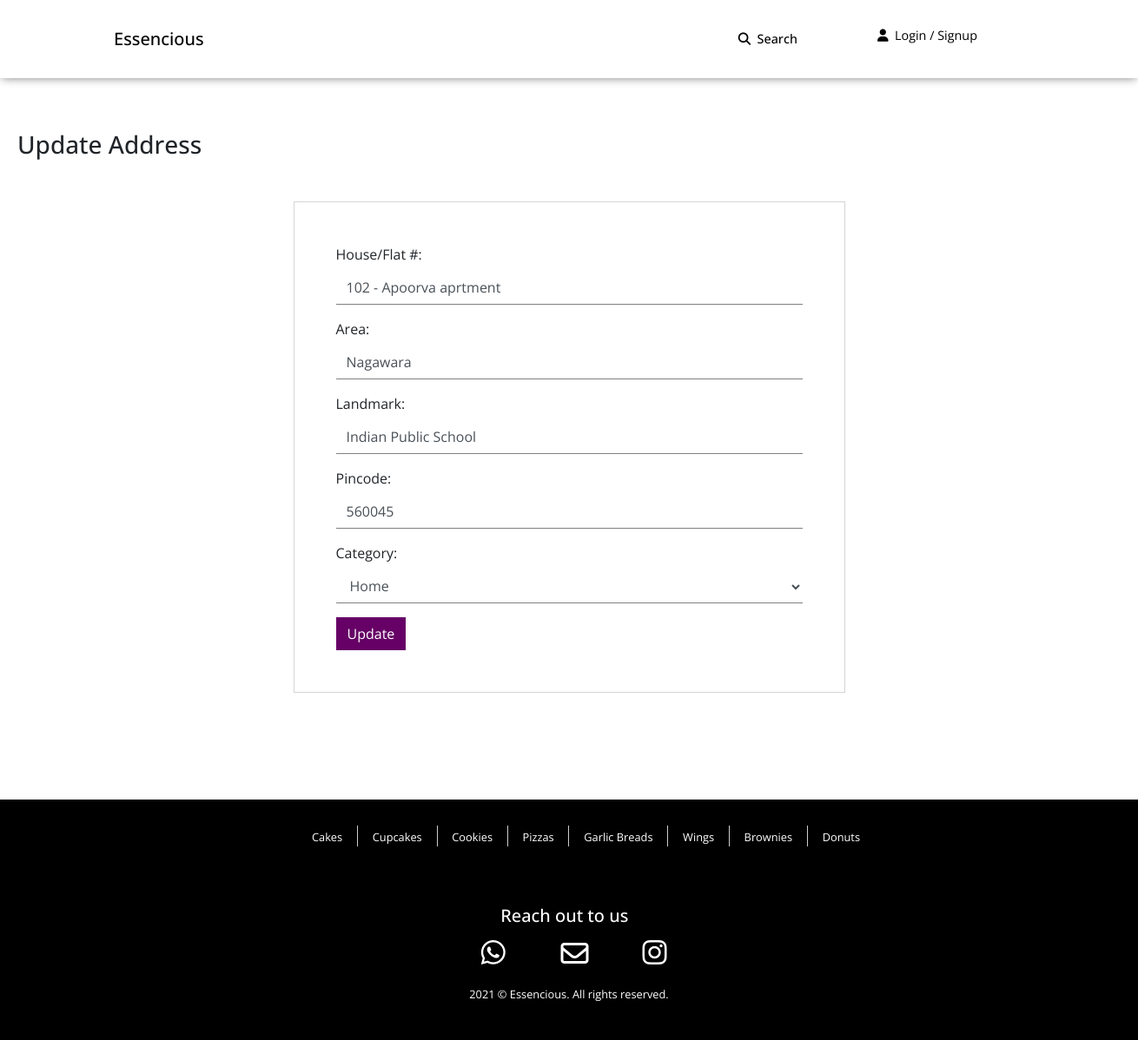
Page /accounts/1/1/update_address on the committed database.
### users/models.py (models this page shows, shortened)
class CustomerAddress(models.Model):
	customer = models.ForeignKey(CustomUser, on_delete=models.CASCADE)
	area = models.CharField('Area', max_length=100)
	house_no = models.CharField('House/Flat #', max_length=100)
	landmark = models.CharField('Landmark', max_length=100)
	pincode = models.CharField('Pincode', max_length=6)
	category = models.CharField(max_length=20, choices=ORDER_STATUS, default='Home')
	category_string = models.CharField('Alias', max_length=20, default='Alias')
	selected = models.BooleanField(default=False)

### users/views.py (the view)
# urls.py: path('accounts/<int:address_pk>/<int:user_pk>/update_address', update_address, name='update_address'),
def update_address(request, address_pk, user_pk):
	context ={}
	user = get_object_or_404(CustomUser, id=user_pk)
	address = CustomerAddress.objects.get(id=address_pk)
	form = AddressUpdateForm(request.POST or None, instance=address)
	if form.is_valid():
		form.save()
		return redirect('/accounts/'+str(user_pk)+'/address_list')
	context["form"] = form
	return render(request, "update_address.html", context)

### users/forms.py
class AddressUpdateForm(forms.ModelForm):
	class Meta:
		model = CustomerAddress
		fields = ('house_no', 'area', 'landmark', 'pincode', 'category', 'category_string')
		widgets = {
			'area': forms.TextInput(attrs={'class': 'form-control'}),
			'house_no': forms.TextInput(attrs={'class': 'form-control'}),
			'landmark': forms.TextInput(attrs={'class': 'form-control'}),
			'pincode': forms.TextInput(attrs={'class': 'form-control'}),
			'category': forms.Select(attrs={'class': 'form-control'}),
			'category_string': forms.TextInput(attrs={'class': 'form-control', 'id':'alias_field'}),
		}

### products/context_processors.py (called while the page is built)
def categories(request):
    return {'categories': Category.objects.all()}

### templates/update_address.html (shortened to what this page needs)
{% extends 'second_base.html' %}
{% block content %}
<div class="container mt-5">
<h3 class="mb-5">Update Address</h3>
<form method='post' class="col-md-6 m-auto border-gray p-5" id="address_update_form">{% csrf_token %}
{{form.as_p}}
<button type="submit" class="btn bg-purple no-border-radius color-white">Update</button>
</form>
</div>
{% endblock %}

### static/style.css (style rules this page uses)
body { min-height:100vh; margin:0; position:relative; background-color: #fff; font-family: 'Open Sans', sans-serif; max-width: 100%; }
body::after { content: ''; display: block; height: 400px; }
.container { margin-top:150px !important; max-width: 2000px; width:1300px !important; }
.color-white { color:white; }
.bg-purple { background-color: #660066; }
.border-gray { border: 1px solid #d5d5d5; }
.no-border-radius { border-radius: 0% !important; }
.no-border-radius { border-radius: 0%; }
.form-control { border-radius: 0% !important; border:none !important; border-bottom: 1px solid gray !important; outline: none !important; }

### rows in the picture
CustomerAddress: house_no "102 - Apoorva aprtment", area "Nagawara", landmark "Indian Public School", pincode "560045", category "Home"
